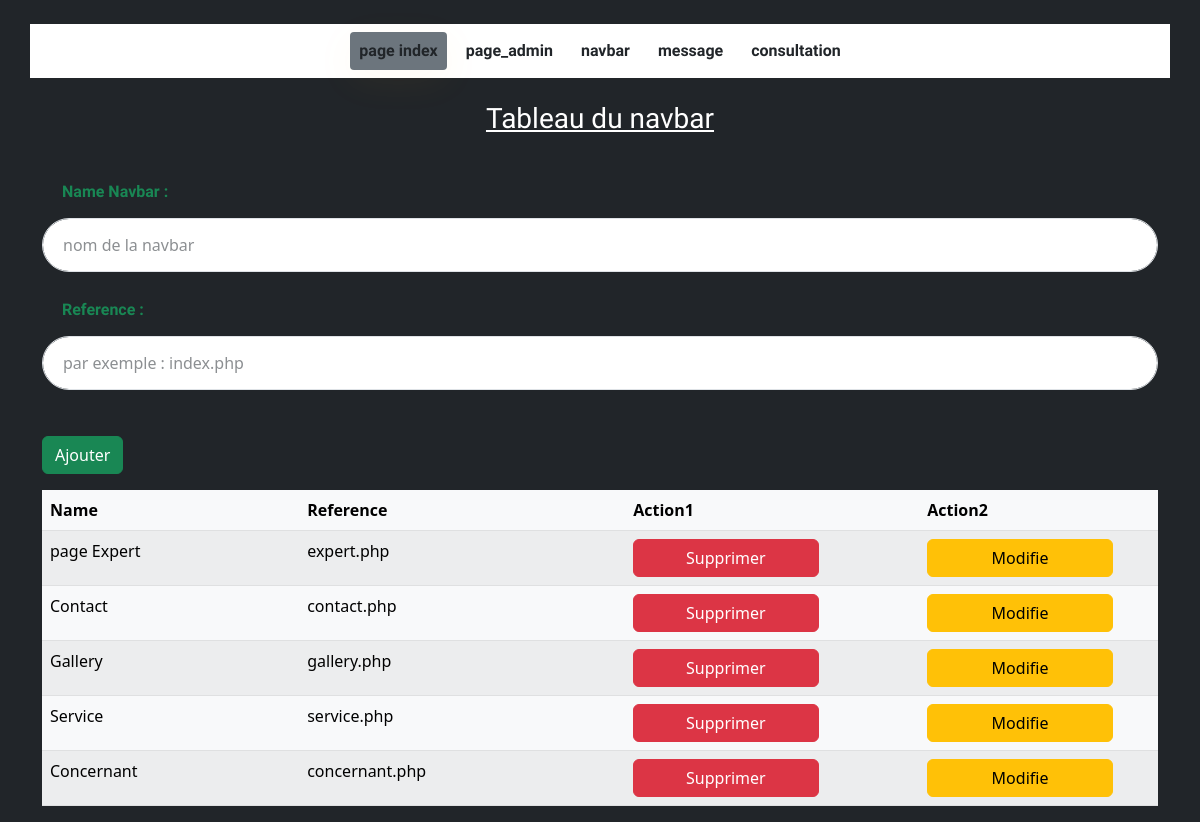
/phpnav/index.php, run on an earlier commit of the app's database.
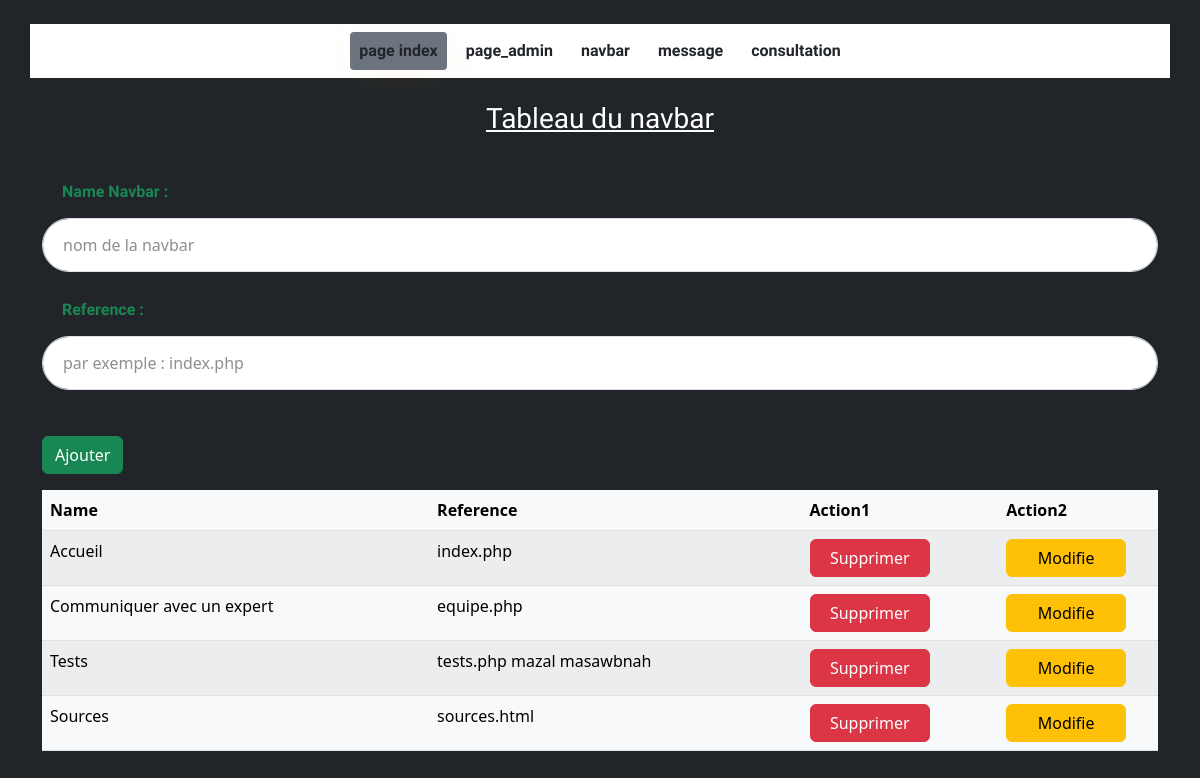
And on a later commit of the database.
### tables this page shows
CREATE TABLE `navbar_table` (
  `id` int(4) NOT NULL,
  `nav` varchar(30) NOT NULL,
  `refer` varchar(30) NOT NULL
);

CREATE TABLE `navbar` (
  `id` int(4) NOT NULL,
  `nav` varchar(30) NOT NULL,
  `refer` varchar(30) NOT NULL
);

### phpnav/index.php (the view, shortened to what this page needs)
<!doctype html>
<html lang="en">
  <head>
    <link rel="stylesheet" type="text/css" href="../assets/css/style.css">
    <link href="https://cdn.jsdelivr.net/npm/bootstrap@5.2.3/dist/css/bootstrap.min.css" rel="stylesheet">
  </head>
  <body class="bg-dark">
            <nav class="main_menu navbar navbar-expand-lg bg-white container my-4">
                <div class="main_menu_inner collapse navbar-collapse justify-content-center" id="main_menu_dropdown">
                  <ul class="main_menu_list unordered_list navbar-nav">
                    <li class="anav nav-item fw-bold">
                      <a class="nav-link navbar-text bg-secondary" aria-current="page" href="http://localhost/psy/index.php">page index</a>
                    </li>
                    <?php
                      include ('../config.php');
                      $jibdata = "SELECT * FROM `navbar_table` ";
                      $dirlordre = mysqli_query($connexion,$jibdata);
                      while($starjdid = mysqli_fetch_array($dirlordre)){
                    ?>
                    <li class="anav nav-item fw-bold">
                    <a class="nav-link navbar-text" aria-current="page" href="http://localhost/psy/<?php echo $starjdid['refer']?>"><?php echo $starjdid['nav']?></a>
                    </li>
                    <?php
                    }
                    ?>
                  </ul>
                </div>
            </nav>
    <div class="container">
    <h3 class="text-white d-flex justify-content-center text-decoration-underline mb-5">Tableau du navbar</h3>
        <form action="ajouternav.php" method="post" class="mt-4">
            <div class="form-group">
                <label for="" class="form-label fw-bold text-success">Name Navbar :</label>
                <input type="text" class="form-control" name="nv" placeholder="nom de la navbar">
            </div>
            <div class="form-group">
                <label for="" class="form-label fw-bold text-success">Reference :</label>
                <input type="text" class="form-control" name="rfr" placeholder="par exemple : index.php">
            </div>
            <input type="submit" value="Ajouter" class="btn btn-success my-3" name="sifat">
        </form>
        <table class="table table-striped table-light">
            <thead>
                <tr>
                    <th>Name</th>
                    <th>Reference</th>
                    <th>Action1</th>
                    <th>Action2</th>
                </tr>
            </thead>
            <tbody>
                <?php
                    include ('../config.php');
                    $jibdata = "SELECT * FROM `navbar` ";
                    $dirlordre = mysqli_query($connexion,$jibdata);
                    while($starjdid = mysqli_fetch_array($dirlordre)){
                ?>
                <tr>
                    <td><?php echo $starjdid['nav']?></td>
                    <td><?php echo $starjdid['refer']?></td>
                    <td><a href="delete.php?ghanmasho=<?php echo $starjdid['id']?>"  class="btn btn-danger col-8">Supprimer</a></td>
                    <td><a href="modification.php?ed=<?php echo $starjdid['id']?>"  class="btn btn-warning col-10">Modifie</a></td>
                </tr>
                <?php
                }
                ?>
            </tbody>
        </table>
    </div>
  </body>
</html>

What changed in the data, as far as the page shows it:
removed navbar: nav "Contact", refer "contact.php"
removed navbar: nav "Gallery", refer "gallery.php"
removed navbar: nav "Concernant", refer "concernant.php"
changed navbar: nav "page Expert" → "Accueil"; refer "expert.php" → "index.php"
added navbar: nav "Communiquer avec un expert", refer "equipe.php"
added navbar: nav "Tests", refer "tests.php mazal masawbnah"
changed navbar: nav "Service" → "Sources"; refer "service.php" → "sources.html"
